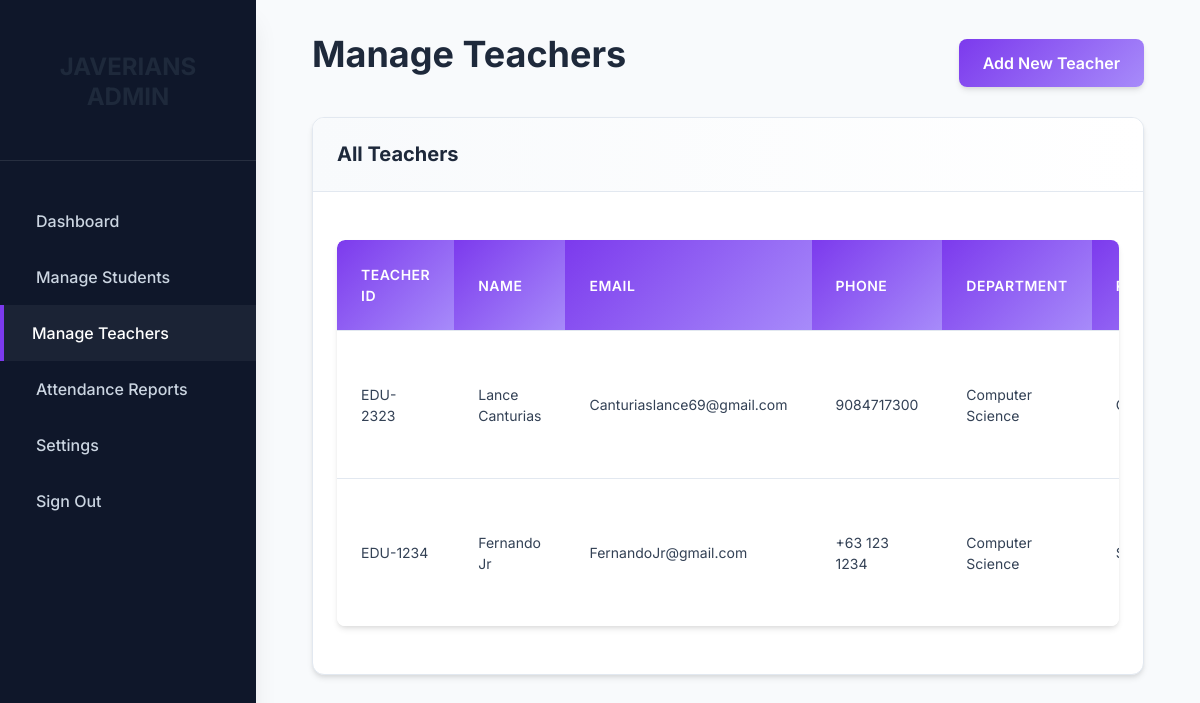
Screenshot of /php/admin/manage_teachers.php (signed in) with the database file from the repository.
### tables this page shows
CREATE TABLE `teachers` (
  `id` int(11) NOT NULL,
  `teacher_id` varchar(50) NOT NULL,
  `first_name` varchar(100) NOT NULL,
  `last_name` varchar(100) NOT NULL,
  `email` varchar(255) NOT NULL,
  `phone` varchar(20) DEFAULT NULL,
  `department` varchar(100) NOT NULL,
  `password` varchar(255) NOT NULL,
  `profile_picture` varchar(500) DEFAULT NULL,
  `created_at` timestamp NOT NULL DEFAULT current_timestamp(),
  `updated_at` timestamp NOT NULL DEFAULT current_timestamp() ON UPDATE current_timestamp()
);

### php/config/database.php (called while the page is built)
<?php
return [
    'host' => getenv('DB_HOST') ?: 'localhost',
    'dbname' => getenv('DB_NAME') ?: 'student_management',
    'username' => getenv('DB_USER') ?: 'root',
    'password' => getenv('DB_PASS') ?: '',
    'charset' => 'utf8mb4'
];
?>

### php/classes/Teacher.php (called while the page is built, shortened)
<?php
require_once __DIR__ . '/Database.php';
class Teacher {
    private $conn;
    private $table_name = "teachers";
    public function __construct() {
        $database = new Database();
        $this->conn = $database->getConnection();
    }
    public function getAllTeachers(): array {
        $query = "SELECT teacher_id, first_name, last_name, email, phone, department, profile_picture, created_at
                  FROM {$this->table_name} ORDER BY created_at DESC";
        $stmt = $this->conn->prepare($query);
        $stmt->execute();
        return $stmt->fetchAll();
    }
}
?>

### php/classes/Database.php (called while the page is built, shortened)
<?php
require_once __DIR__ . '/../config/database.php';
class Database {
    private $config;
    public function __construct() {
        $this->config = require __DIR__ . '/../config/database.php';
    }
    public function getConnection(): PDO {
        try {
            $dsn = sprintf(
                "mysql:host=%s;dbname=%s;charset=%s",
                $this->config['host'],
                $this->config['dbname'],
                $this->config['charset']
            );
            $this->conn = new PDO(
                $dsn,
                $this->config['username'],
                $this->config['password'],
                [
                    PDO::ATTR_ERRMODE => PDO::ERRMODE_EXCEPTION,
                    PDO::ATTR_DEFAULT_FETCH_MODE => PDO::FETCH_ASSOC,
                    PDO::ATTR_EMULATE_PREPARES => false,
                    PDO::ATTR_STRINGIFY_FETCHES => false
                ]
            );
            return $this->conn;
        } catch (PDOException $exception) {
            error_log("Database connection error: " . $exception->getMessage());
            throw new Exception("Database connection failed. Please try again later.");
        }
    }
}
?>

### php/admin/manage_teachers.php (the view, shortened to what this page needs)
<?php
require_once __DIR__ . '/../classes/Teacher.php';
$teacher = new Teacher();
$teachers = $teacher->getAllTeachers();
?>
<!DOCTYPE html>
<html lang="en">
<head>
    <link rel="stylesheet" href="../assets/css/style.css">
</head>
<body>
    <div class="admin-sidebar">
        <div class="admin-sidebar-header">
            <h3 style="text-align: center;">JAVERIANS ADMIN</h3>
        </div>
        <nav class="admin-sidebar-nav">
            <a href="dashboard.php">Dashboard</a>
            <a href="manage_students.php">Manage Students</a>
            <a href="manage_teachers.php" class="active">Manage Teachers</a>
            <a href="attendance_reports.php">Attendance Reports</a>
            <a href="settings.php">Settings</a>
            <a href="../signout.php">Sign Out</a>
        </nav>
    </div>
    <div class="admin-content">
        <div class="container">
            <div style="display: flex; justify-content: space-between; align-items: center; margin-bottom: 1.5rem;">
                <h1>Manage Teachers</h1>
                <a href="add_teacher.php" class="btn btn-primary">Add New Teacher</a>
            </div>
            <div class="card">
                <div class="card-header">
                    <h3 class="card-title">All Teachers</h3>
                </div>
                <div class="card-body">
                    <div class="table-container">
                        <table>
                            <thead>
                                <tr>
                                    <th>Teacher ID</th>
                                    <th>Name</th>
                                    <th>Email</th>
                                    <th>Phone</th>
                                    <th>Department</th>
                                    <th>Registered</th>
                                </tr>
                            </thead>
                            <tbody>
                                <?php foreach ($teachers as $teacher): ?>
                                    <tr>
                                        <td><?= htmlspecialchars($teacher['teacher_id'], ENT_QUOTES, 'UTF-8') ?></td>
                                        <td><?= htmlspecialchars($teacher['first_name'] . ' ' . $teacher['last_name'], ENT_QUOTES, 'UTF-8') ?></td>
                                        <td><?= htmlspecialchars($teacher['email'], ENT_QUOTES, 'UTF-8') ?></td>
                                        <td><?= htmlspecialchars($teacher['phone'], ENT_QUOTES, 'UTF-8') ?></td>
                                        <td><?= htmlspecialchars($teacher['department'], ENT_QUOTES, 'UTF-8') ?></td>
                                        <td><?= date('M j, Y', strtotime($teacher['created_at'])) ?></td>
                                    </tr>
                                <?php endforeach; ?>
                            </tbody>
                        </table>
                    </div>
                </div>
            </div>
        </div>
    </div>
</body>
</html>

### rows the page displays
teachers: teacher "EDU-2323", first_name+last_name "Lance Canturias", email "Canturiaslance69@gmail.com", phone "9084717300", department "Computer Science"
teachers: teacher "EDU-1234", first_name+last_name "Fernando Jr", email "FernandoJr@gmail.com", phone "+63 123 1234", department "Computer Science"
